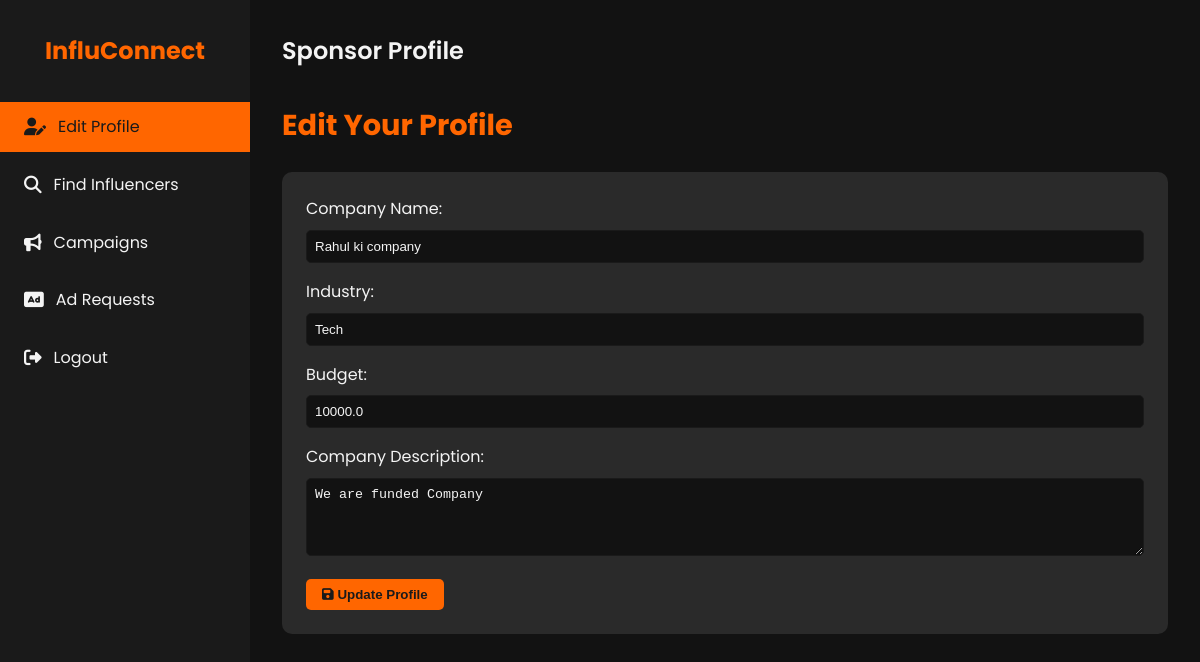
Before: /sponsor/profile (signed in) with the older database file.
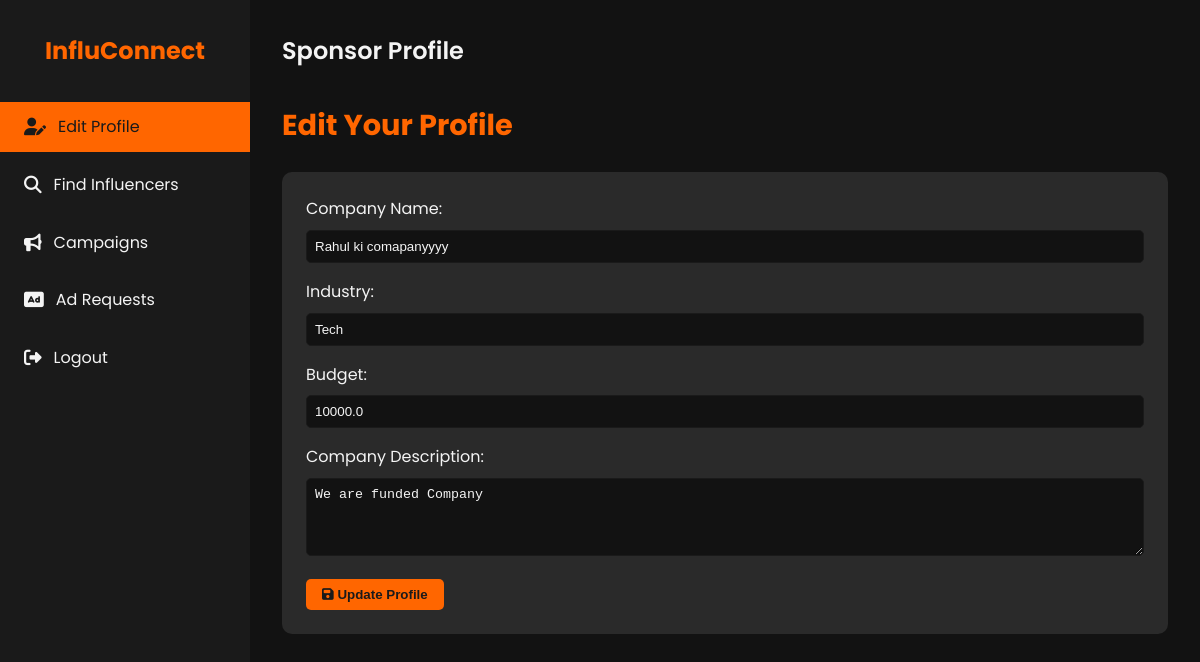
After: the same page with the newer database file.
### models.py (models this page shows, shortened)
class Sponsor(db.Model):
    id = db.Column(db.Integer, primary_key=True)
    user_id = db.Column(db.Integer, db.ForeignKey('user.id'), nullable=False)
    company_name = db.Column(db.String(120))
    industry = db.Column(db.String(120))
    budget = db.Column(db.Float)
    description = db.Column(db.Text)
    is_flagged = db.Column(db.Boolean, default=False)
    user = db.relationship('User', backref=db.backref('sponsors', lazy=True))

### app.py (the view, shortened to what this page needs)
    @app.route('/sponsor/profile', methods=['GET', 'POST'])
    @login_required
    @sponsor_required
    def sponsor_profile():
        sponsor = Sponsor.query.filter_by(user_id=current_user.id).first()
        if not sponsor:
            flash('Sponsor profile not found.', 'error')
            return redirect(url_for('home'))
        return render_template('sponsor_profile.html', sponsor=sponsor)

### templates/sponsor_profile.html (shortened to what this page needs)
<!DOCTYPE html>
<html lang="en">
<head>
    <link rel="stylesheet" href="https://cdnjs.cloudflare.com/ajax/libs/font-awesome/6.1.1/css/all.min.css">
</head>
<body>
    <div class="dashboard">
        <aside class="sidebar">
            <div class="logo">
                <h1>InfluConnect</h1>
            </div>
            <nav>
                <ul class="nav-menu">
                    <li class="nav-item">
                        <a href="{{ url_for('sponsor_profile') }}" class="nav-link active">
                            <i class="fas fa-user-edit"></i> Edit Profile
                        </a>
                    </li>
                    <li class="nav-item">
                        <a href="{{ url_for('search_influencers') }}" class="nav-link">
                            <i class="fas fa-search"></i> Find Influencers
                        </a>
                    </li>
                    <li class="nav-item">
                        <a href="{{ url_for('campaigns_list') }}" class="nav-link">
                            <i class="fas fa-bullhorn"></i> Campaigns
                        </a>
                    </li>
                    <li class="nav-item">
                        <a href="{{ url_for('create_ad_request') }}" class="nav-link">
                            <i class="fas fa-ad"></i> Ad Requests
                        </a>
                    </li>
                    <li class="nav-item">
                        <a href="{{ url_for('logout') }}" class="nav-link">
                            <i class="fas fa-sign-out-alt"></i> Logout
                        </a>
                    </li>
                </ul>
            </nav>
        </aside>
        <main class="main-content">
            <header class="header">
                <h1 class="welcome-text">Sponsor Profile</h1>
            </header>
            <section>
                <h2 class="section-title">Edit Your Profile</h2>
                <form action="{{ url_for('sponsor_profile') }}" method="post" class="profile-form">
                    <div class="form-group">
                        <label for="company_name">Company Name:</label>
                        <input type="text" id="company_name" name="company_name" class="form-control" value="{{ sponsor.company_name or '' }}">
                    </div>
                    <div class="form-group">
                        <label for="industry">Industry:</label>
                        <input type="text" id="industry" name="industry" class="form-control" value="{{ sponsor.industry or '' }}">
                    </div>
                    <div class="form-group">
                        <label for="budget">Budget:</label>
                        <input type="number" id="budget" name="budget" step="0.01" class="form-control" value="{{ sponsor.budget or '' }}">
                    </div>
                    <div class="form-group">
                        <label for="description">Company Description:</label>
                        <textarea id="description" name="description" rows="4" class="form-control">{{ sponsor.description or '' }}</textarea>
                    </div>
                    <button type="submit" class="btn">
                        <i class="fas fa-save"></i> Update Profile
                    </button>
                </form>
            </section>
        </main>
    </div>
</body>
</html>

Changed rows visible on the page:
changed Sponsor "Tech": company_name "Rahul ki company" → "Rahul ki comapanyyyy"
